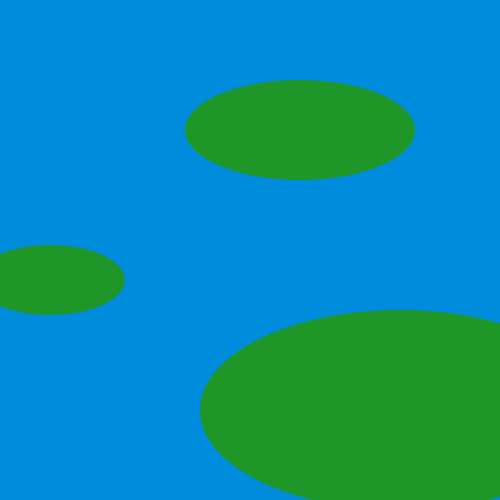
Frame 1 (no input)
Frame 60 (the mouse pressed at the canvas centre just before this capture): identical to frame 1, image omitted
Frame 120 (the mouse held since frame 60 and released just before this capture): identical to frame 1, image omitted

The Processing sketch that drew this single still picture (run headless with seeded random() and noise(); from frame 60 on, the mouse is pressed at the canvas centre):

// Processing sketch: processing_13242
// ── processing_13242.pde

void setup(){
size(500, 500);
smooth();
background(0, 140, 220);
noStroke();
fill(30,150,40);
ellipse(300,130,230,100);
ellipse(50,280,150,70);
ellipse(400,410,400,200);
}

void draw(){
  
}


void mousePressed() {
    stroke(0);
    fill(180,235,0);
rect(mouseX-15,mouseY-11,30,22);
rect(mouseX+15,mouseY+7,4,4);
rect(mouseX+19,mouseY+10,2,1);
rect(mouseX-19,mouseY+7,4,4);
rect(mouseX-21,mouseY+10,2,1);
    fill(255);
ellipse(mouseX+15,mouseY-10,14,15);
ellipse(mouseX-15,mouseY-10,14,15);
    fill(60);
ellipse(mouseX+14,mouseY-10,9,9);
ellipse(mouseX-14,mouseY-10,9,9);
line(mouseX-15,mouseY-1,mouseX,mouseY+3);
line(mouseX,mouseY+3,mouseX+15,mouseY-1);
point(mouseX-2,mouseY-4);
point(mouseX+2,mouseY-4);
}
